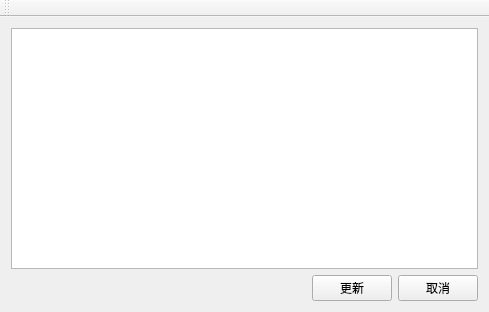
<?xml version="1.0" encoding="UTF-8"?>
<ui version="4.0">
 <class>MainWindow</class>
 <widget class="QMainWindow" name="MainWindow">
  <property name="geometry">
   <rect>
    <x>0</x>
    <y>0</y>
    <width>489</width>
    <height>312</height>
   </rect>
  </property>
  <property name="windowTitle">
   <string>ERP更新日志</string>
  </property>
  <property name="windowIcon">
   <iconset>
    <normaloff>:/ico/HiramClient_Icon50.ico</normaloff>:/ico/HiramClient_Icon50.ico</iconset>
  </property>
  <property name="styleSheet">
   <string notr="true"/>
  </property>
  <widget class="QWidget" name="centralWidget">
   <layout class="QVBoxLayout" name="verticalLayout">
    <item>
     <widget class="QTextBrowser" name="MsgBox"/>
    </item>
    <item>
     <layout class="QHBoxLayout" name="horizontalLayout">
      <item>
       <spacer name="horizontalSpacer">
        <property name="orientation">
         <enum>Qt::Horizontal</enum>
        </property>
        <property name="sizeHint" stdset="0">
         <size>
          <width>40</width>
          <height>20</height>
         </size>
        </property>
       </spacer>
      </item>
      <item>
       <widget class="QPushButton" name="btnOk">
        <property name="text">
         <string>更新</string>
        </property>
       </widget>
      </item>
      <item>
       <widget class="QPushButton" name="btnCancel">
        <property name="text">
         <string>取消</string>
        </property>
       </widget>
      </item>
     </layout>
    </item>
   </layout>
  </widget>
  <widget class="QToolBar" name="mainToolBar">
   <attribute name="toolBarArea">
    <enum>TopToolBarArea</enum>
   </attribute>
   <attribute name="toolBarBreak">
    <bool>false</bool>
   </attribute>
  </widget>
  <widget class="QMenuBar" name="menuBar">
   <property name="geometry">
    <rect>
     <x>0</x>
     <y>0</y>
     <width>489</width>
     <height>22</height>
    </rect>
   </property>
  </widget>
 </widget>
 <layoutdefault spacing="6" margin="11"/>
 <resources/>
 <connections/>
</ui>
